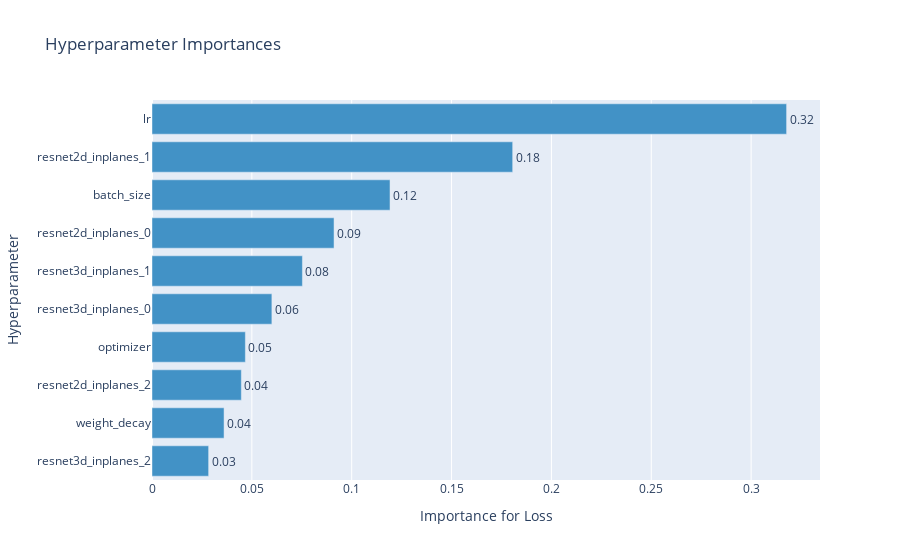

Source (notebook cell):
### Code cell
plot_param_importances(study, **loss_plot_kwargs)

### Figure 1 — Plotly figure (JSON) as saved in the notebook; plotly's stock layout.template omitted (floating-point values rounded to 4 significant figures)
{"data": [{"cliponaxis": false, "hovertemplate": ["resnet3d_inplanes_2 (IntUniformDistribution): 0.02835712744998525<extra></extra>", "weight_decay (LogUniformDistribution): 0.03607991329515557<extra></extra>", "resnet2d_inplanes_2 (IntUniformDistribution): 0.04474277517249083<extra></extra>", "optimizer (CategoricalDistribution): 0.046755051886672686<extra></extra>", "resnet3d_inplanes_0 (IntUniformDistribution): 0.06002654639763321<extra></extra>", "resnet3d_inplanes_1 (IntUniformDistribution): 0.07531950409341975<extra></extra>", "resnet2d_inplanes_0 (IntUniformDistribution): 0.09115707931501313<extra></extra>", "batch_size (IntUniformDistribution): 0.11918711161217937<extra></extra>", "resnet2d_inplanes_1 (IntUniformDistribution): 0.18060493452868248<extra></extra>", "lr (LogUniformDistribution): 0.3177699562487678<extra></extra>"], "marker": {"color": "rgb(66,146,198)"}, "orientation": "h", "text": ["0.02835712744998525", "0.03607991329515557", "0.04474277517249083", "0.046755051886672686", "0.06002654639763321", "0.07531950409341975", "0.09115707931501313", "0.11918711161217937", "0.18060493452868248", "0.3177699562487678"], "textposition": "outside", "texttemplate": "%{text:.2f}", "type": "bar", "x": [0.02836, 0.03608, 0.04474, 0.04676, 0.06003, 0.07532, 0.09116, 0.1192, 0.1806, 0.3178], "y": ["resnet3d_inplanes_2", "weight_decay", "resnet2d_inplanes_2", "optimizer", "resnet3d_inplanes_0", "resnet3d_inplanes_1", "resnet2d_inplanes_0", "batch_size", "resnet2d_inplanes_1", "lr"]}], "layout": {"autosize": true, "showlegend": false, "title": {"text": "Hyperparameter Importances"}, "xaxis": {"autorange": true, "range": [0, 0.3345], "title": {"text": "Importance for Loss"}, "type": "linear"}, "yaxis": {"autorange": true, "range": [-0.5, 9.5], "title": {"text": "Hyperparameter"}, "type": "category"}}}
